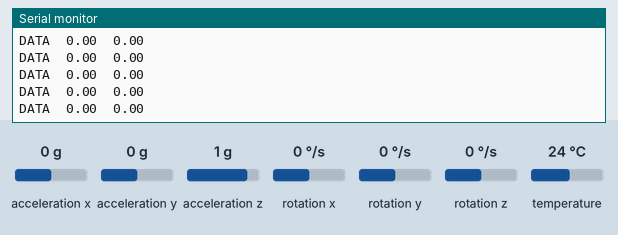
A program run on a simulated Arduino Uno, built with avr-gcc and run on an emulated ATmega328P. On the bench: the last lines printed to the serial monitor. The test bench sets the inputs (shaded band); at power-on: acceleration y 0 g, acceleration x 0 g, acceleration z 1 g, rotation x 0 °/s, rotation y 0 °/s, rotation z 0 °/s, temperature 24 °C.

Above: at 11.7 s.
11.8 s: acceleration y set to 0.1 g
At 12.5 s:
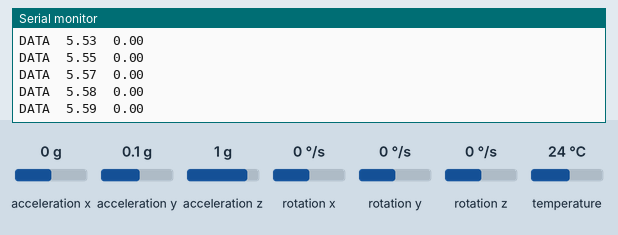
13.3 s: acceleration y set to -0.2 g
At 13.9 s:
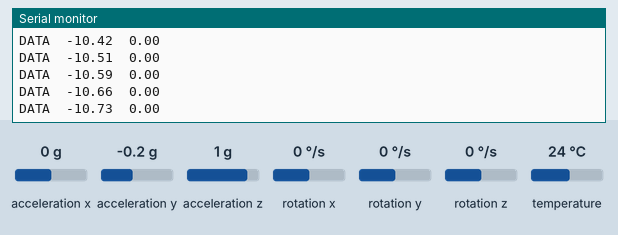
Timing chart, 0 to 15.8 s (numbered marks = the images above; inputs shaded):
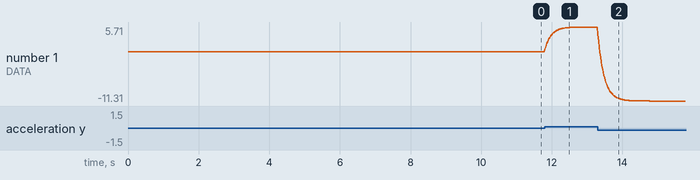

The program:

main.cpp
```cpp
/*
 * MPU6050 İleri Düzey Veri Akışı (Robot Kolu / IK İçin)
 *
 * EKF (Extended Kalman Filter) hesaplanır ve
 * LERP/IK işlemlerinin JavaScript tarafında pürüzsüz
 * yapılabilmesi için yüksek hızda seri porttan sayısal olarak gönderilir.
 */

#include <Arduino.h>
#include <Adafruit_MPU6050.h>
#include <Adafruit_Sensor.h>
#include <Wire.h>

struct EKF { float x[2]; float P[2][2]; float Q[2][2]; float R[2][2]; };
Adafruit_MPU6050 mpu;
EKF ekf;
unsigned long prevTime;

void ekf_init(EKF &ekf) {
  ekf.x[0] = 0; ekf.x[1] = 0;
  ekf.P[0][0] = 1; ekf.P[0][1] = 0; ekf.P[1][0] = 0; ekf.P[1][1] = 1;
  ekf.Q[0][0] = 0.001f; ekf.Q[0][1] = 0; ekf.Q[1][0] = 0; ekf.Q[1][1] = 0.001f;
  ekf.R[0][0] = 0.03f; ekf.R[0][1] = 0; ekf.R[1][0] = 0; ekf.R[1][1] = 0.03f;
}

void ekf_predict(EKF &ekf, float gx, float gy, float gz, float dt) {
  float roll = ekf.x[0], pitch = ekf.x[1];
  float sinR = sin(roll), cosR = cos(roll), tanP = tan(pitch), cosP = cos(pitch);
  ekf.x[0] += (gx + sinR * tanP * gy + cosR * tanP * gz) * dt;
  ekf.x[1] += (cosR * gy - sinR * gz) * dt;
}

void ekf_update(EKF &ekf, float ax, float ay, float az) {
  float roll_meas = atan2(ay, az);
  float pitch_meas = atan2(-ax, sqrt(ay * ay + az * az));
  float y[2] = { roll_meas - ekf.x[0], pitch_meas - ekf.x[1] };
  for(int i=0; i<2; i++) {
    while (y[i] > PI) y[i] -= 2*PI;
    while (y[i] < -PI) y[i] += 2*PI;
  }
  ekf.x[0] += y[0] * 0.1f;
  ekf.x[1] += y[1] * 0.1f;
}

void setup() {
  Serial.begin(115200);
  while (!Serial) delay(10);

  if (!mpu.begin()) {
    while (1) delay(10);
  }

  mpu.setAccelerometerRange(MPU6050_RANGE_8_G);
  mpu.setGyroRange(MPU6050_RANGE_500_DEG);
  mpu.setFilterBandwidth(MPU6050_BAND_21_HZ);
  ekf_init(ekf);
  prevTime = millis();
}

void loop() {
  unsigned long now = millis();
  float dt = (now - prevTime) / 1000.0f;
  prevTime = now;
  if (dt <= 0.0f || dt > 0.5f) dt = 0.01f;

  sensors_event_t accel, gyro, temp;
  mpu.getEvent(&accel, &gyro, &temp);

  ekf_predict(ekf, gyro.gyro.x, gyro.gyro.y, gyro.gyro.z, dt);
  ekf_update(ekf, accel.acceleration.x, accel.acceleration.y, accel.acceleration.z);

  float ekf_roll  = ekf.x[0] * 180.0f / PI;
  float ekf_pitch = ekf.x[1] * 180.0f / PI;

  // JS Tarafında LERP ve IK işlemlerini yapmak için ham ve hızlı veri yolluyoruz
  Serial.print(F("DATA\t"));
  Serial.print(ekf_roll, 2);
  Serial.print(F("\t"));
  Serial.println(ekf_pitch, 2);

  delay(15); // ~66 Hz süper akıcı veri
}
```

Measured:
- after the input at 11.8 s, the serial monitor: prints a new line at once (image 1)
- after the input at 13.3 s, the serial monitor: prints a new line at once (image 2)
- plotted number 1: 0 → 5.71 after the input at 11.8 s, 5.71 → -11.31 after the input at 13.3 s
